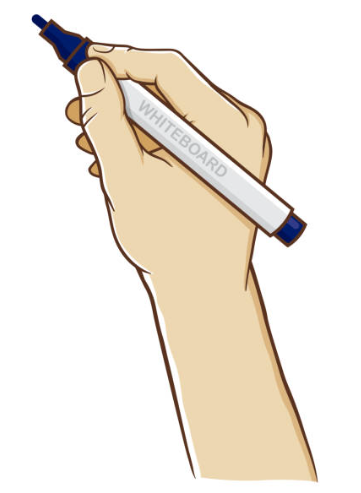
#> input picture assets/drawing-hand.png, 361 x 493 px
$ python demo_hand_draw.py
#> lines starting #> are read from the running program, lines starting #| are printed output that depends on the picture
### kivg/rendering/hand_overlay.py
"""
Hand overlay functionality for whiteboard-style drawing animation.
Overlays a hand image that follows the stroke during animation.
"""
import cv2
import numpy as np
import os
from typing import Tuple, Optional


class HandOverlay:
    """Handles loading and overlaying hand images for drawing animation."""

    # Default hand image path (relative to package)
    DEFAULT_HAND_PATH = os.path.join(
        os.path.dirname(os.path.dirname(os.path.dirname(__file__))),
        "assets", "drawing-hand.png"
    )

    def __init__(self, hand_image_path: Optional[str] = None,
                 scale: float = 0.30,
                 offset: Tuple[int, int] = (-35, -15)):
        """
        Initialize the hand overlay.

        Args:
            hand_image_path: Path to hand image (PNG with transparency).
                            If None, uses default hand image.
            scale: Scale factor for the hand image (0.0-1.0)
            offset: Offset (x, y) from the drawing point to position the hand tip
        """
        self._hand_image: Optional[np.ndarray] = None
        self._original_hand: Optional[np.ndarray] = None
        self._scale = scale
        self._offset = offset

        # Load hand image
        image_path = hand_image_path or self.DEFAULT_HAND_PATH
        self._load_hand_image(image_path)

    def _load_hand_image(self, path: str) -> None:
        """Load the hand image from file."""
#> called with path = 'assets/drawing-hand.png'
        if not os.path.exists(path):
            return

        # Load with alpha channel
        img = cv2.imread(path, cv2.IMREAD_UNCHANGED)
#> img is the input picture: shape (493, 361, 4); mean B, G, R, A 223, 233.3, 240.6, 255
        if img is None:
            return

        # Validate image dimensions
        if len(img.shape) < 2:
            return

        # Handle grayscale images (2D array)
        if len(img.shape) == 2:
            # Convert grayscale to RGBA
            img = cv2.cvtColor(img, cv2.COLOR_GRAY2RGBA)
        elif len(img.shape) == 3:
            num_channels = img.shape[2]
#> num_channels = 4
            if num_channels == 1:
                # Single channel, convert to RGBA
                img = cv2.cvtColor(img, cv2.COLOR_GRAY2RGBA)
            elif num_channels == 3:
                # BGR to RGBA (add alpha channel)
                img = cv2.cvtColor(img, cv2.COLOR_BGR2RGBA)
            elif num_channels == 4:
                # BGRA to RGBA
                img = cv2.cvtColor(img, cv2.COLOR_BGRA2RGBA)
            else:
                # Unsupported format
                return
        else:
            # Unsupported image format
            return

        self._original_hand = img
        self._apply_scale()

    def _apply_scale(self) -> None:
        """Apply scaling to the hand image."""
        if self._original_hand is None:
            return

        h, w = self._original_hand.shape[:2]
#> h = 493; w = 361
        new_w = int(w * self._scale)
#> new_w = 108
        new_h = int(h * self._scale)
#> new_h = 147

        if new_w > 0 and new_h > 0:
            self._hand_image = cv2.resize(
                self._original_hand,
                (new_w, new_h),
                interpolation=cv2.INTER_AREA
            )
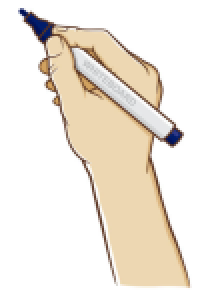
#> self._hand_image: shape (147, 108, 4) (shown 2 times larger); mean R, G, B, A 240.6, 233.3, 223, 255

    # [92 lines left out: functions scale, scale, offset, offset, is_loaded, overlay_at_position, not called in this run]

### kivg/main.py
"""
Kivg - SVG drawing and animation using OpenCV
Core class and main API (headless, no UI required)
"""

from collections import OrderedDict
from typing import List, Tuple, Dict, Any, Callable, Optional
import numpy as np

from .core.canvas import OpenCVCanvas
from .core.animation import Animation
from .drawing.manager import DrawingManager
from .rendering.path_renderer import PathRenderer
from .rendering.shape_renderer import ShapeRenderer
from .rendering.hand_overlay import HandOverlay

# Threshold for considering fill animation complete (handles floating-point precision)
FILL_COMPLETION_THRESHOLD = 0.99


class PropertyHolder:
    """
    Simple class to hold dynamic properties for animation.
    Replaces Kivy widget for headless rendering.
    """

    def __init__(self, width: int = 512, height: int = 512):
        """
        Initialize the property holder.

        Args:
            width: Canvas width
            height: Canvas height
        """
        self.size = (width, height)
        self.pos = (0, 0)
        self.mesh_opacity = 1.0


class Kivg:
    """
    Main class for rendering and animating SVG files using OpenCV.

    This class provides methods to draw SVG files to an OpenCV canvas
    and generate animation frames for export.
    """

    def __init__(self, width: int = 512, height: int = 512,
                 background: Tuple[int, int, int, int] = (0, 0, 0, 0)):
        """
        Initialize the Kivg renderer.

        Args:
            width: Canvas width in pixels
            height: Canvas height in pixels
            background: RGBA background color (0-255 for each component)
        """
        self.width = width
        self.height = height
        self.canvas = OpenCVCanvas(width, height, background)

        # Property holder (replaces Kivy widget)
        self.widget = PropertyHolder(width, height)

        # Default settings
        self._fill = True
        self._line_width = 1  # Thin stroke for smooth rendering
        self._line_color = (0, 0, 0, 255)  # RGBA 0-255
        self._animation_duration = 0.02
        self._previous_svg_file = ""

        # SVG data
        self.path = []
        self.closed_shapes = OrderedDict()
        self.svg_size = []
        self.current_svg_file = ""

        # Animation state
        self.all_anim = []
        self.curr_count = 0
        self.prev_shapes = []
        self.curr_shape = []

        # Stored animation frames
        self._frames: List[np.ndarray] = []

        # Hand overlay for whiteboard-style animation
        self._hand_overlay: Optional[HandOverlay] = None
        self._hand_draw_enabled = False

    # [44 lines left out: functions fill_up, fill_up_shapes, fill_up_shapes_anim, update_canvas, not called in this run]

    def draw(self, svg_file: str, animate: bool = False,
             anim_type: str = "seq", *args, **kwargs) -> Optional[List[np.ndarray]]:
        """
        Draw an SVG file onto the canvas.

        Args:
            svg_file: Path to the SVG file
            animate: Whether to generate animation frames
            anim_type: Animation type - "seq" for sequential or "par" for parallel

        Keyword Args:
            fill: Whether to fill the drawing (bool)
            line_width: Width of lines (int)
            line_color: Color of lines (RGBA tuple, 0-255 or 0-1 range)
            dur: Duration of each animation step (float)
            fps: Frames per second for animation (int)
            from_shape_anim: Whether called from shape_animate (bool)
            hand_draw: Whether to show a hand drawing the strokes (bool)
            hand_image: Path to custom hand image (str, optional)
            hand_scale: Scale factor for hand image (float, default 0.30)
            hand_offset: Offset (x, y) from drawing point (tuple, default (-15, -140))

        Returns:
            List of animation frames if animate=True, None otherwise
        """
        # Process arguments
        fill = kwargs.get("fill", self._fill)
        line_width = kwargs.get("line_width", self._line_width)
        line_color = kwargs.get("line_color", self._line_color)
        duration = kwargs.get("dur", self._animation_duration)
        fps = kwargs.get("fps", 30)
        from_shape_anim = kwargs.get("from_shape_anim", False)
        anim_type = anim_type if anim_type in ("seq", "par") else "seq"

        # Hand drawing parameters
        hand_draw = kwargs.get("hand_draw", False)
        hand_image = kwargs.get("hand_image", None)
        hand_scale = kwargs.get("hand_scale", 0.30)
        hand_offset = kwargs.get("hand_offset", (-15, -140))

        # Update instance attributes
        self._fill = fill
        self._line_width = line_width
        self._line_color = line_color
        self._animation_duration = duration
        self.current_svg_file = svg_file

        # Set up hand overlay if enabled
        self._hand_draw_enabled = hand_draw and animate
        if self._hand_draw_enabled:
            self._hand_overlay = HandOverlay(
                hand_image_path=hand_image,
                scale=hand_scale,
                offset=hand_offset
            )
        else:
            self._hand_overlay = None

        # Process SVG if different from previous
        if svg_file != self._previous_svg_file:
            self.svg_size, self.closed_shapes, self.path = DrawingManager.process_path_data(svg_file)
            self._previous_svg_file = svg_file

        # Calculate paths
        anim_list = DrawingManager.calculate_paths(
            self.widget, self.closed_shapes, self.svg_size,
            svg_file, animate, line_width, duration
        )

        # Handle rendering
        if not from_shape_anim:
            if animate:
                # Generate animation frames
                frames = self._generate_animation_frames(anim_list, fill, fps, anim_type)
                self._frames = frames
                return frames
            else:
                # Static rendering
                Animation.cancel_all(self.widget)
                self.canvas.clear()

                if fill:
                    # Draw fills first
                    self.fill_up_shapes()
                    # Then draw strokes on top
                    self.update_canvas()
                else:
                    # Draw only strokes
                    self.update_canvas()

                return None

        return None

    # [691 lines left out: functions _generate_animation_frames, _get_current_drawing_position, _update_animation_state, save_image, save_animation, save_gif and 7 more, not called in this run]

### kivg/core/canvas.py
"""
OpenCVCanvas - Canvas based on OpenCV for SVG rendering.
Replaces kivy.graphics.Canvas for headless rendering.
"""
import cv2
import numpy as np
from typing import Tuple, List, Optional

from ..color_utils import normalize_color


class OpenCVCanvas:
    """Canvas based on OpenCV to replace kivy.graphics.Canvas"""

    def __init__(self, width: int, height: int,
                 background: Tuple[int, int, int, int] = (255, 255, 255, 255)):
        """
        Initialize the canvas.

        Args:
            width: Canvas width in pixels
            height: Canvas height in pixels
            background: RGBA background color (0-255 for each component)
        """
        self.width = width
        self.height = height
        self.background = background
        self.image = np.full((height, width, 4), background, dtype=np.uint8)

    # [203 lines left out: functions clear, draw_line, draw_polylines, draw_bezier, fill_polygon, fill_polygons_with_holes and 4 more, not called in this run]

### kivg/drawing/manager.py
"""
DrawingManager handles SVG path processing and rendering preparation.
"""

from collections import OrderedDict
from typing import List, Tuple, Dict, Any, Optional

from svg.path import parse_path
from svg.path.path import Line, CubicBezier, Close, Move

from ..core.animation import Animation
from ..path_utils import get_all_points, bezier_points, line_points
from ..svg_parser import parse_svg


class DrawingManager:
    """Handles the drawing and rendering of SVG paths."""

    @staticmethod
    def process_path_data(svg_file: str) -> Tuple[List[float], OrderedDict, List]:
        """
        Process SVG file and extract path data.

        Args:
            svg_file: Path to the SVG file

        Returns:
            Tuple of (svg_dimensions, closed_shapes, path_elements)
        """
        sw_size, path_strings = parse_svg(svg_file)

        path = []
        closed_shapes = OrderedDict()

        for path_string, id_, attrs in path_strings:
            move_found = False
            tmp = []
            closed_shapes[id_] = dict()
            closed_shapes[id_][id_ + "paths"] = []
            closed_shapes[id_][id_ + "shapes"] = []  # for drawing meshes
            closed_shapes[id_]["color"] = attrs['fill']
            closed_shapes[id_]["stroke"] = attrs.get('stroke')
            closed_shapes[id_]["stroke_width"] = attrs.get('stroke_width')

            _path = parse_path(path_string)
            for e in _path:
                path.append(e)

                if isinstance(e, Close) or (isinstance(e, Move) and move_found):
                    closed_shapes[id_][id_ + "paths"].append(tmp)
                    move_found = False

                if isinstance(e, Move):  # shape started
                    tmp = []
                    move_found = True

                if not isinstance(e, Move) and move_found:
                    tmp.append(e)

        return sw_size, closed_shapes, path

    # [178 lines left out: functions calculate_paths, _setup_line_properties, _setup_bezier_properties, not called in this run]

### kivg/svg_parser.py
"""
SVG parsing utilities for Kivg.
Handles parsing SVG files and extracting path data and text elements.
"""
from typing import Tuple, List, Dict, Any, Optional
from xml.dom import minidom
import re

from .color_utils import hex_to_rgba, color_to_0_1_range


# [28 lines left out: function _parse_length, not called in this run]


def parse_svg(svg_file: str) -> Tuple[List[float], List[Tuple[str, str,
                                                                  Dict[str, Any]]]]:
    """
    Parse an SVG file and extract relevant information.

    Args:
        svg_file: Path to the SVG file

    Returns:
        Tuple containing (svg_dimensions, path_data)
            - svg_dimensions: [width, height]
            - path_data: List of tuples (path_string, element_id, attributes_dict)
              where attributes_dict contains:
                - 'fill': fill color in 0-1 range [r, g, b, a]
                - 'stroke': stroke color in 0-1 range [r, g, b, a] or None
                - 'stroke_width': stroke width or None
    """
    try:
        doc = minidom.parse(svg_file)
    except Exception as e:
#> (the run stopped early here; a loop or call above may not have finished)
